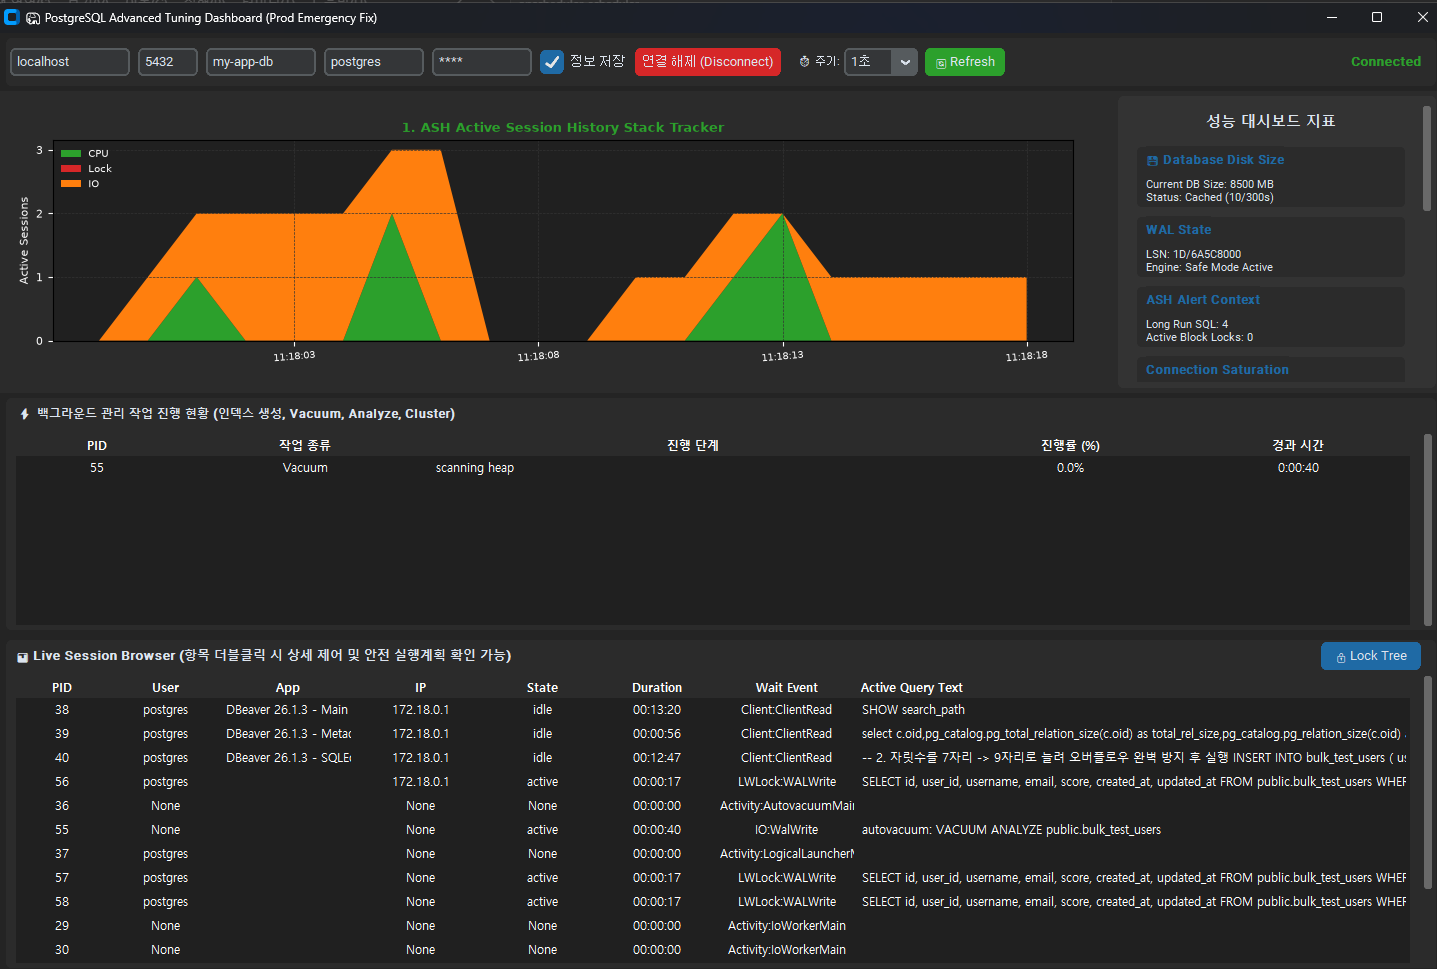

Python code for this plot:
import base64
import datetime
import json
import os
import queue
import sys
import threading
import time
import tkinter as tk
from tkinter import messagebox, ttk

import customtkinter as ctk
import psycopg2
from psycopg2.extras import RealDictCursor

# PyInstaller 네이티브 스플래시 연동용 처리
try:
    import pyi_splash
except ImportError:
    pyi_splash = None

# Matplotlib 및 PIL 글로벌 변수 선언 (백그라운드에서 지연 로딩됨)
FigureCanvasTkAgg = None
Figure = None
MaxNLocator = None
Image = None

ctk.set_appearance_mode("Dark")
ctk.set_default_color_theme("blue")
CONFIG_FILE = "pg_config.json"

# 대시보드 커넥션 식별을 위한 고유 상수 정의
MONITORING_APP_NAME = "MY_MONITORING_DASHBOARD"


def resource_path(relative_path):
    """PyInstaller 번들 내 리소스 파일의 절대 경로를 반환합니다."""
    try:
        base_path = sys._MEIPASS
    except Exception:
        base_path = os.path.abspath(".")
    return os.path.join(base_path, relative_path)


class SplashScreen(ctk.CTkToplevel):
    """프로그레스바가 내장된 개선된 스플래시 윈도우"""

    def __init__(self, parent, image_path="splash.png"):
        super().__init__(parent)
        self.parent = parent

        # 창 타이틀바 제거 및 최상단 표시
        self.overrideredirect(True)
        self.attributes("-topmost", True)

        # 1. 이미지 및 레이아웃 크기 정의 (이미지 비율 유지 + 하단 독립바 높이)
        img_w, img_h = 600, 350
        bottom_h = 60
        total_w = img_w
        total_h = img_h + bottom_h

        # 지연 로딩된 Image 사용
        global Image
        if Image is None:
            from PIL import Image as PILImage

            Image = PILImage

        img_full_path = resource_path(image_path)
        if os.path.exists(img_full_path):
            pil_img = Image.open(img_full_path)
            self.bg_image = ctk.CTkImage(
                light_image=pil_img, dark_image=pil_img, size=(img_w, img_h)
            )
        else:
            self.bg_image = None

        # 화면 중앙 정렬 (전체 창 600x410 기준)
        screen_w = self.winfo_screenwidth()
        screen_h = self.winfo_screenheight()
        x = (screen_w - total_w) // 2
        y = (screen_h - total_h) // 2
        self.geometry(f"{total_w}x{total_h}+{x}+{y}")

        # 메인 컨테이너
        self.container = ctk.CTkFrame(self, corner_radius=0, fg_color="#18191A")
        self.container.pack(fill="both", expand=True)

        # 상단: 원본 비율 보존 이미지 영역
        self.top_frame = ctk.CTkFrame(
            self.container, corner_radius=0, fg_color="transparent", height=img_h
        )
        self.top_frame.pack(side="top", fill="x")

        if self.bg_image:
            self.lbl_bg = ctk.CTkLabel(self.top_frame, image=self.bg_image, text="")
            self.lbl_bg.pack(fill="both", expand=True)

        # 하단: 독립된 프로그레스바 및 상태 프레임 (#18191A)
        self.bottom_frame = ctk.CTkFrame(
            self.container, fg_color="#18191A", height=bottom_h, corner_radius=0
        )
        self.bottom_frame.pack(side="bottom", fill="x")
        self.bottom_frame.pack_propagate(False)  # 고정 높이 유지

        self.lbl_status = ctk.CTkLabel(
            self.bottom_frame,
            text="Initializing application...",
            font=ctk.CTkFont(size=11),
            text_color="#00d2ff",
        )
        self.lbl_status.pack(pady=(8, 2))

        self.progress_bar = ctk.CTkProgressBar(
            self.bottom_frame,
            width=img_w - 60,
            height=6,
            corner_radius=3,
            progress_color="#00d2ff",
            fg_color="#1b2a4a",
        )
        self.progress_bar.pack(pady=(0, 8))
        self.progress_bar.set(0.0)

    def update_progress(self, value, text):
        """진행률(0.0 ~ 1.0) 및 안내 문구 업데이트"""
        self.progress_bar.set(value)
        self.lbl_status.configure(text=text)
        self.update_idletasks()


class SessionActionPopup(ctk.CTkToplevel):
    """세션 브라우저 더블클릭 시 생성되는 제어 팝업"""

    def __init__(self, parent, conn, pid, query_text):
        super().__init__(parent)
        self.parent_dashboard = parent
        self.conn = conn
        self.pid = pid
        self.query_text = query_text

        self.title(f"⚡ 세션 분석 및 제어 (PID: {self.pid})")
        self.geometry("900x650")
        self.transient(parent)
        self.grab_set()

        lbl_query = ctk.CTkLabel(
            self,
            text=f"📜 현재 실행 중인 활성 쿼리 (PID: {self.pid})",
            font=ctk.CTkFont(size=12, weight="bold"),
            text_color="#1F6AA5",
        )
        lbl_query.pack(pady=(10, 2), anchor="w", padx=15)

        q_frame = ctk.CTkFrame(self, height=120)
        q_frame.pack(fill="x", padx=15, pady=2)
        q_frame.pack_propagate(False)

        self.txt_query = tk.Text(
            q_frame, bg="#1e1e1e", fg="#ffffff", insertbackground="white", font=("Consolas", 10)
        )
        self.txt_query.pack(side="left", fill="both", expand=True)
        self.txt_query.insert(
            tk.END, self.query_text if self.query_text else "실행 중인 쿼리가 없습니다."
        )
        self.txt_query.configure(state="disabled")

        q_scr = ctk.CTkScrollbar(q_frame, command=self.txt_query.yview)
        q_scr.pack(side="right", fill="y")
        self.txt_query.configure(yscrollcommand=q_scr.set)

        btn_frame = ctk.CTkFrame(self, fg_color="transparent")
        btn_frame.pack(fill="x", padx=15, pady=10)

        self.btn_explain = ctk.CTkButton(
            btn_frame,
            text="🔍 실행 계획 분석 (EXPLAIN Plan)",
            fg_color="#1F6AA5",
            hover_color="#144A75",
            command=self.run_explain,
        )
        self.btn_explain.pack(side="left", expand=True, padx=5)

        self.btn_kill = ctk.CTkButton(
            btn_frame,
            text="💥 세션 강제 종료 (Kill Session)",
            fg_color="#D62728",
            hover_color="#A51D1D",
            command=self.kill_session,
        )
        self.btn_kill.pack(side="left", expand=True, padx=5)

        self.btn_close = ctk.CTkButton(
            btn_frame,
            text="🚪 닫기 (Close)",
            fg_color="#555555",
            hover_color="#444444",
            command=self.destroy,
        )
        self.btn_close.pack(side="left", expand=True, padx=5)

        lbl_plan = ctk.CTkLabel(
            self,
            text="📊 쿼리 실행 계획 (EXPLAIN 안전 분석 결과)",
            font=ctk.CTkFont(size=12, weight="bold"),
            text_color="#2CA02C",
        )
        lbl_plan.pack(pady=(10, 2), anchor="w", padx=15)

        plan_frame = ctk.CTkFrame(self)
        plan_frame.pack(fill="both", expand=True, padx=15, pady=(2, 15))

        self.txt_plan = tk.Text(
            plan_frame, bg="#202020", fg="#2CA02C", insertbackground="white", font=("Consolas", 10)
        )
        self.txt_plan.pack(side="left", fill="both", expand=True)

        plan_scr = ctk.CTkScrollbar(plan_frame, command=self.txt_plan.yview)
        plan_scr.pack(side="right", fill="y")
        self.txt_plan.configure(yscrollcommand=plan_scr.set)

    def run_explain(self):
        self.txt_plan.configure(state="normal")
        self.txt_plan.delete("1.0", tk.END)

        if self.conn is None:
            self.txt_plan.insert(
                tk.END, "데이터베이스 연결이 해제되었거나 세션이 동기화되지 않았습니다."
            )
            self.txt_plan.configure(state="disabled")
            return

        if not self.query_text:
            self.txt_plan.insert(tk.END, "실행 중인 유효한 SQL 쿼리가 없습니다.")
            self.txt_plan.configure(state="disabled")
            return

        q_raw = self.query_text.strip()
        q_upper = q_raw.upper()

        start_keywords = ["SELECT", "INSERT", "UPDATE", "DELETE", "MERGE", "WITH"]
        start_idx = -1

        for kw in start_keywords:
            idx = q_upper.find(kw)
            if idx != -1:
                if start_idx == -1 or idx < start_idx:
                    start_idx = idx

        if start_idx != -1:
            q_clean_check = q_raw[start_idx:].strip()
            q_upper = q_clean_check.upper()
        else:
            q_clean_check = q_raw

        utility_commands = (
            "SHOW",
            "SET",
            "BEGIN",
            "COMMIT",
            "ROLLBACK",
            "ABORT",
            "ALTER",
            "CREATE",
            "DROP",
            "GRANT",
            "REVOKE",
        )
        if q_upper.startswith(utility_commands):
            self.txt_plan.insert(
                tk.END,
                f"💡 [안내] '{q_clean_check.split()[0]}' 문장입니다.\n"
                f"이 명령어는 환경 설정 및 트랜잭션 제어용 유틸리티 명령이므로\n"
                f"실행 계획 분석 대상이 아닙니다.",
            )
            self.txt_plan.configure(state="disabled")
            return

        if (
            q_upper.startswith("BACKGROUND")
            or "PG_CATALOG." in q_upper
            or "PG_TYPE" in q_upper
            or "CURRENT_SCHEMAS" in q_upper
        ):
            self.txt_plan.insert(
                tk.END,
                "💡 [안내] 내부 시스템 카탈로그 조회 쿼리이므로 실행 계획 분석 대상이 아닙니다.",
            )
            self.txt_plan.configure(state="disabled")
            return

        if "$1" in q_clean_check or "$" in q_clean_check:
            self.txt_plan.insert(
                tk.END,
                "💡 [안내] 프리페어드 스테이트먼트(Prepared Statement) 쿼리입니다.\n"
                "바인딩 변수 값이 없는 상태이므로 실행 계획을 추출할 수 없습니다.\n\n"
                "Target SQL:\n" + q_clean_check,
            )
            self.txt_plan.configure(state="disabled")
            return

        try:
            with self.conn.cursor() as cur:
                clean_q = q_clean_check.split(";")[0]
                if not clean_q.strip():
                    self.txt_plan.insert(tk.END, "실행 중인 유효한 SQL 쿼리가 없습니다.")
                    self.txt_plan.configure(state="disabled")
                    return
                cur.execute("SET local statement_timeout = 500;")
                cur.execute(f"EXPLAIN (BUFFERS) {clean_q}")
                plans = cur.fetchall()
                for line in plans:
                    self.txt_plan.insert(tk.END, line[0] + "\n")
        except Exception as e:
            try:
                self.conn.rollback()
            except Exception:
                pass
            self.txt_plan.insert(
                tk.END, f"❌ 실행 계획 추출 실패.\n이유: {e}\n\nTarget SQL:\n{q_clean_check}"
            )

        self.txt_plan.configure(state="disabled")

    def kill_session(self):
        if not self.conn:
            return
        if messagebox.askyesno(
            "세션 강제 종료", f"PID {self.pid} 프로세스를 강제 종료하시겠습니까?"
        ):
            self.parent_dashboard.async_kill_session(self.pid)
            self.destroy()


class LockTreePopup(ctk.CTkToplevel):
    """트리 구조 및 세션 킬 메뉴가 내장된 계층형 독점 락 트리 모달 팝업"""

    def __init__(self, parent, conn):
        super().__init__(parent)
        self.parent_dashboard = parent
        self.conn = conn
        self.title("🔒 PostgreSQL Lock Tree Structure")
        self.geometry("900x420")

        self.transient(parent)
        self.grab_set()

        lbl = ctk.CTkLabel(
            self,
            text="🔒 경합 중인 락 계층 구조 (우클릭: 세션 강제 종료)",
            font=ctk.CTkFont(size=14, weight="bold"),
            text_color="#D62728",
        )
        lbl.pack(pady=10)

        frame = ctk.CTkFrame(self)
        frame.pack(fill="both", expand=True, padx=15, pady=5)

        scroll = ctk.CTkScrollbar(frame)
        scroll.pack(side="right", fill="y")

        cols = ("pid", "blocked_by", "usename", "state", "query")
        self.tree = ttk.Treeview(
            frame, columns=cols, show="tree headings", yscrollcommand=scroll.set
        )
        scroll.configure(command=self.tree.yview)

        self.tree.heading("#0", text="Lock Hierarchy")
        self.tree.heading("pid", text="PID")
        self.tree.heading("blocked_by", text="Blocked By")
        self.tree.heading("usename", text="User")
        self.tree.heading("state", text="State")
        self.tree.heading("query", text="Query")

        self.tree.column("#0", width=180, anchor="w")
        self.tree.column("pid", width=70, anchor="center")
        self.tree.column("blocked_by", width=80, anchor="center")
        self.tree.column("usename", width=90, anchor="center")
        self.tree.column("state", width=80, anchor="center")
        self.tree.column("query", width=400, anchor="w")

        self.tree.pack(fill="both", expand=True)

        self.popup_menu = tk.Menu(
            self, tearoff=0, background="#2b2b2b", foreground="white", activebackground="#D62728"
        )
        self.popup_menu.add_command(
            label="💥 블로킹/대기 세션 종료 (Kill Session)", command=self.kill_lock_session
        )
        self.tree.bind("<Button-3>", self.show_lock_menu)

        self.load_tree(conn)
        self.protocol("WM_DELETE_WINDOW", self.on_close)

    def show_lock_menu(self, event):
        row = self.tree.identify_row(event.y)
        if row:
            self.tree.selection_set(row)
            self.popup_menu.post(event.x_root, event.y_root)

    def kill_lock_session(self):
        if not self.conn:
            return

        selected_item = self.tree.selection()
        if not selected_item:
            return

        item_data = self.tree.item(selected_item[0])
        pid = item_data["values"][0]

        if pid == "-" or pid == "ROOT":
            messagebox.showwarning("경고", "유효한 프로세스 PID가 아닙니다.")
            return

        if messagebox.askyesno(
            "락 세션 종료", f"락 경합과 관련된 PID {pid} 세션을 강제 종료하시겠습니까?"
        ):
            self.parent_dashboard.async_kill_session(pid)
            self.after(500, lambda: self.tree.delete(*self.tree.get_children()))
            self.after(600, lambda: self.load_tree(self.conn))

    def load_tree(self, conn):
        if conn is None:
            return
        try:
            with conn.cursor(cursor_factory=RealDictCursor) as cur:
                cur.execute("""
                    WITH RECURSIVE lock_tree AS (
                        SELECT w.pid AS waiting_pid, b.pid AS blocking_pid, 1 AS level, ARRAY[w.pid] AS path
                        FROM pg_catalog.pg_locks w
                        JOIN pg_catalog.pg_locks b ON b.granted AND NOT w.granted AND b.locktype = w.locktype AND b.pid != w.pid
                        UNION ALL
                        SELECT w.pid, b.pid, lt.level + 1, lt.path || w.pid
                        FROM pg_catalog.pg_locks w
                        JOIN pg_catalog.pg_locks b ON b.granted AND NOT w.granted AND b.locktype = w.locktype
                        JOIN lock_tree lt ON lt.waiting_pid = b.pid
                        WHERE w.pid != b.pid AND NOT (w.pid = ANY(lt.path))
                    )
                    SELECT lt.waiting_pid, lt.blocking_pid, lt.level, a.usename, a.state, a.query
                    FROM lock_tree lt
                    JOIN pg_stat_activity a ON lt.waiting_pid = a.pid
                    ORDER BY lt.path;
                """)
                rows = cur.fetchall()
                if not rows:
                    self.tree.insert(
                        "", "end", text="✔ 락 경합 없음", values=("-", "-", "-", "-", "-")
                    )
                    return

                inserted_nodes = {}
                for r in rows:
                    pid = r["waiting_pid"]
                    parent_pid = r["blocking_pid"]

                    parent_node = ""
                    if parent_pid in inserted_nodes:
                        parent_node = inserted_nodes[parent_pid]
                    elif parent_pid and parent_pid != "-":
                        root_id = self.tree.insert(
                            "",
                            "end",
                            text=f"⛔ Blocker {parent_pid}",
                            open=True,
                            values=(
                                parent_pid,
                                "ROOT",
                                "시스템",
                                "active",
                                "Lock Holder Main Context",
                            ),
                        )
                        inserted_nodes[parent_pid] = root_id
                        parent_node = root_id

                    q_clean = " ".join(str(r["query"]).split()) if r["query"] else ""
                    node_id = self.tree.insert(
                        parent_node,
                        "end",
                        text=f"⚠ Waiting {pid}",
                        open=True,
                        values=(pid, parent_pid, r["usename"], r["state"], q_clean),
                    )
                    inserted_nodes[pid] = node_id
        except Exception:
            try:
                conn.rollback()
            except Exception:
                pass

    def on_close(self):
        self.parent_dashboard.lock_tree_window = None
        self.destroy()


class PostgresDashboard(ctk.CTk):
    def __init__(self):
        super().__init__()
        # 1) 메인 창 숨김 (Double Buffering 1단계)
        self.withdraw()

        self.title("🐘 PostgreSQL Advanced Tuning Dashboard (Prod Emergency Fix)")
        self.geometry("1450x940")
        self.protocol("WM_DELETE_WINDOW", self.on_exit)

        # 2) CustomTkinter 스플래시 창 노출 및 강제 렌더링
        self.splash = SplashScreen(self, image_path="splash.png")
        self.splash.update_idletasks()
        self.splash.update()

        # 3) 스플래시가 화면에 그려진 직후 PyInstaller 네이티브 스플래시 닫기
        if pyi_splash and pyi_splash.is_alive():
            try:
                pyi_splash.close()
            except Exception:
                pass

        self.conn = None
        self.is_connected = False
        self.lock_tree_window = None

        self.refresh_interval = 0
        self.timer_id = None

        self.metrics_queue = queue.Queue()
        self.is_fetching = False

        self.disk_fetch_counter = 0
        self.cached_db_size = "Unknown"
        self.cached_max_conns = 100
        self.cached_log_path = "Disabled"

        self.job_start_times = {}

        self.max_points = 20
        self.time_data = [""] * self.max_points
        self.conn_data = [0] * self.max_points

        self.ash_cpu = [0] * self.max_points
        self.ash_lock = [0] * self.max_points
        self.ash_io = [0] * self.max_points
        self.ash_idle = [0] * self.max_points

        # 비동기 로딩 스레드 가동
        threading.Thread(target=self.init_app_async, daemon=True).start()

    def update_splash_progress(self, progress, text):
        self.after(0, lambda: self.splash.update_progress(progress, text))

    def init_app_async(self):
        """백그라운드에서 지연 로딩 후, 메인 쓰레드 UI 작업을 동기화하여 순차 처리"""
        # Step 1: Matplotlib Heavy Import 백그라운드 지연 로딩
        self.update_splash_progress(0.15, "Importing rendering engine...")
        global FigureCanvasTkAgg, Figure, MaxNLocator
        import matplotlib

        matplotlib.use("TkAgg")
        from matplotlib.backends.backend_tkagg import FigureCanvasTkAgg as FCTkAgg
        from matplotlib.figure import Figure as Fig
        from matplotlib.ticker import MaxNLocator as MNL

        FigureCanvasTkAgg = FCTkAgg
        Figure = Fig
        MaxNLocator = MNL

        # Step 2: 메인 GUI 컴포넌트 순차 생성
        steps = [
            (0.35, "Database initialize: Panel", self.create_db_conn_panel),
            (0.55, "Database initialize: Layout", self.create_main_layout),
            (0.75, "Database initialize: Charts", self.setup_charts),
            (0.88, "Database initialize: Theme", self.setup_theme_treeview),
            (0.95, "Database initialize: Config", self.load_saved_config),
        ]

        for progress, msg, func in steps:
            self.update_splash_progress(progress, msg)

            done_event = threading.Event()

            def run_gui_task():
                func()
                if self.splash and self.splash.winfo_exists():
                    self.splash.update_idletasks()
                done_event.set()

            self.after(0, run_gui_task)
            done_event.wait()
            time.sleep(0.08)

        self.update_splash_progress(1.0, "Database initialize: 100%")
        self.after(100, self.check_queue_loop)
        self.after(200, self.finish_loading)

    def finish_loading(self):
        """로딩 완료 시 (Double Buffering 2단계) 메인 창 표시 후 스플래시 안전 파기"""
        # 1. 메인 창 화면 표시
        self.deiconify()

        # 2. 메인 UI 렌더링을 OS 수준에서 강제 완료
        self.update_idletasks()
        self.update()

        # 3. 메인 창이 완전히 뒤에 그려진 직후 CustomTkinter 스플래시 파기 (Zero-Flicker)
        if hasattr(self, "splash") and self.splash is not None:
            self.splash.destroy()
            self.splash = None

        # 4. 메인 창 포커스 선점
        self.focus_force()

    def create_db_conn_panel(self):
        self.conn_frame = ctk.CTkFrame(self, height=60)
        self.conn_frame.pack(side="top", fill="x", padx=10, pady=5)

        self.entry_host = ctk.CTkEntry(self.conn_frame, placeholder_text="Host", width=120)
        self.entry_host.pack(side="left", padx=4, pady=10)
        self.entry_port = ctk.CTkEntry(self.conn_frame, placeholder_text="Port", width=60)
        self.entry_port.pack(side="left", padx=4, pady=10)
        self.entry_port.insert(0, "5432")
        self.entry_db = ctk.CTkEntry(self.conn_frame, placeholder_text="Database", width=110)
        self.entry_db.pack(side="left", padx=4, pady=10)
        self.entry_user = ctk.CTkEntry(self.conn_frame, placeholder_text="User", width=100)
        self.entry_user.pack(side="left", padx=4, pady=10)
        self.entry_pass = ctk.CTkEntry(
            self.conn_frame, placeholder_text="Password", show="*", width=100
        )
        self.entry_pass.pack(side="left", padx=4, pady=10)

        self.var_save_info = ctk.BooleanVar(value=False)
        self.chk_save_info = ctk.CTkCheckBox(
            self.conn_frame,
            text="정보 저장",
            variable=self.var_save_info,
            width=80,
        )
        self.chk_save_info.pack(side="left", padx=4, pady=10)

        self.btn_connect = ctk.CTkButton(
            self.conn_frame,
            text="연결 (Connect)",
            width=110,
            command=self.toggle_connection,
        )
        self.btn_connect.pack(side="left", padx=6, pady=10)

        lbl_trig = ctk.CTkLabel(self.conn_frame, text="⏱ 주기:", font=ctk.CTkFont(size=11))
        lbl_trig.pack(side="left", padx=(10, 2), pady=10)

        self.combo_trigger = ctk.CTkComboBox(
            self.conn_frame,
            values=["수동", "1초", "3초", "5초", "10초"],
            width=75,
            command=self.change_trigger_interval,
        )
        self.combo_trigger.pack(side="left", padx=2, pady=10)
        self.combo_trigger.set("수동")

        self.btn_refresh = ctk.CTkButton(
            self.conn_frame,
            text="🔄 Refresh",
            width=80,
            fg_color="#2CA02C",
            hover_color="#218023",
            command=self.manual_refresh_dashboard,
        )
        self.btn_refresh.pack(side="left", padx=4, pady=10)

        self.lbl_status = ctk.CTkLabel(
            self.conn_frame,
            text="Disconnected",
            text_color="#D62728",
            font=ctk.CTkFont(weight="bold"),
        )
        self.lbl_status.pack(side="right", padx=15, pady=10)

    def create_main_layout(self):
        self.top_container = ctk.CTkFrame(self)
        self.top_container.pack(side="top", fill="both", expand=True)

        self.chart_frame = ctk.CTkFrame(self.top_container)
        self.chart_frame.pack(side="left", fill="both", expand=True, padx=10, pady=5)

        self.card_frame = ctk.CTkScrollableFrame(self.top_container, width=295)
        self.card_frame.pack(side="right", fill="both", expand=False, padx=10, pady=5)

        lbl_title = ctk.CTkLabel(
            self.card_frame,
            text="성능 대시보드 지표",
            font=ctk.CTkFont(size=15, weight="bold"),
        )
        lbl_title.pack(pady=6)

        self.disk_card = self.create_status_card(
            self.card_frame,
            "💾 Database Disk Size",
            "Current DB Size: -\nStatus: -",
        )
        self.wal_card = self.create_status_card(self.card_frame, "WAL State", "LSN: -\nStatus: -")
        self.lock_card = self.create_status_card(
            self.card_frame, "ASH Alert Context", "Long Run SQL: 0\nBlockers: 0"
        )
        self.conn_card = self.create_status_card(
            self.card_frame,
            "Connection Saturation",
            "Conn Usage: -\nMax Settings: -",
        )
        self.rollback_card = self.create_status_card(
            self.card_frame, "Transaction Health", "Rollback Rate: -\nStatus: -"
        )
        self.sys_log_card = self.create_status_card(
            self.card_frame,
            "🔔 Active System Log Path",
            "Log File: -\nStatus: Pending...",
        )

        guide_text = (
            "📌 [Disk Size]\n   300초(5분) 주기 혹은 수동 Refresh 시 스캔하여 물리 자원 보호\n\n"
            "📌 [WAL State]\n   트랜잭션 엔진 안전 가동을 위한 엔진 최신 LSN 로그 파싱 상태\n\n"
            "📌 [ASH Alert]\n   분석용 본인 세션을 완벽 배제한 실시간 순수 앱 부하 스택\n\n"
            "📌 [Saturation]\n   시스템 내부의 물리 커넥션 한도 검사 (80% 도달 시 경고)\n\n"
            "📌 [TX Health]\n   엔진 내의 비정상 처리 롤백 비율 계측 (5% 초과 시 위험)\n\n"
            "📌 [System Log]\n   PostgreSQL 인스턴스가 활성 기록 중인 실시간 물리 로그 경로\n\n"
            "📌 [제어 팝업]\n   더블클릭 연동 500ms 제한 타임아웃 적용 세션 안전 제어"
        )
        self.guide_card = ctk.CTkLabel(
            self.card_frame,
            text=guide_text,
            font=ctk.CTkFont(size=11),
            justify="left",
            anchor="w",
        )
        self.guide_card.pack(anchor="w", padx=(15, 5), pady=8, fill="x")

        self.progress_container = ctk.CTkFrame(self, height=180)
        self.progress_container.pack(side="top", fill="x", padx=10, pady=5)

        progress_ctrl = ctk.CTkFrame(self.progress_container, fg_color="transparent")
        progress_ctrl.pack(fill="x", padx=10, pady=2)

        lbl_progress_title = ctk.CTkLabel(
            progress_ctrl,
            text="⚡ 백그라운드 관리 작업 진행 현황 (인덱스 생성, Vacuum, Analyze, Cluster)",
            font=ctk.CTkFont(size=12, weight="bold"),
        )
        lbl_progress_title.pack(side="left")

        progress_scroll = ctk.CTkScrollbar(self.progress_container)
        progress_scroll.pack(side="right", fill="y")

        progress_cols = (
            "pid",
            "job_type",
            "phase",
            "progress_percent",
            "elapsed_minutes",
        )
        self.progress_tree = ttk.Treeview(
            self.progress_container,
            columns=progress_cols,
            show="headings",
            yscrollcommand=progress_scroll.set,
            height=4,
            selectmode="browse",
        )
        progress_scroll.configure(command=self.progress_tree.yview)

        self.progress_tree.heading("pid", text="PID", anchor="center")
        self.progress_tree.heading("job_type", text="작업 종류", anchor="center")
        self.progress_tree.heading("phase", text="진행 단계", anchor="center")
        self.progress_tree.heading("progress_percent", text="진행률 (%)", anchor="center")
        self.progress_tree.heading("elapsed_minutes", text="경과 시간", anchor="center")

        self.progress_tree.column("pid", width=90, anchor="center")
        self.progress_tree.column("job_type", width=180, anchor="center")
        self.progress_tree.column("phase", width=450, anchor="w")
        self.progress_tree.column("progress_percent", width=160, anchor="center")
        self.progress_tree.column("elapsed_minutes", width=150, anchor="center")
        self.progress_tree.pack(fill="both", expand=True, padx=10, pady=5)

        self.session_container = ctk.CTkFrame(self, height=280)
        self.session_container.pack(side="bottom", fill="both", expand=True, padx=10, pady=5)

        ctrl = ctk.CTkFrame(self.session_container, fg_color="transparent")
        ctrl.pack(fill="x", padx=10, pady=2)

        lbl_s = ctk.CTkLabel(
            ctrl,
            text="📊 Live Session Browser (항목 더블클릭 시 상세 제어 및 안전 실행계획 확인 가능)",
            font=ctk.CTkFont(size=13, weight="bold"),
        )
        lbl_s.pack(side="left")

        self.btn_lock_tree = ctk.CTkButton(
            ctrl, text="🔒 Lock Tree", width=100, command=self.open_lock_tree
        )
        self.btn_lock_tree.pack(side="right", padx=5)

        scroll = ctk.CTkScrollbar(self.session_container)
        scroll.pack(side="right", fill="y")

        cols = (
            "pid",
            "usename",
            "application_name",
            "client_addr",
            "state",
            "duration",
            "wait_event",
            "query",
        )

        self.session_tree = ttk.Treeview(
            self.session_container,
            columns=cols,
            show="headings",
            yscrollcommand=scroll.set,
            height=8,
            selectmode="browse",
        )
        scroll.configure(command=self.session_tree.yview)

        self.session_tree.heading(
            "pid",
            text="PID",
            anchor="center",
            command=lambda: self.sort_column("pid", False),
        )
        self.session_tree.heading(
            "usename",
            text="User",
            anchor="center",
            command=lambda: self.sort_column("usename", False),
        )
        self.session_tree.heading(
            "application_name",
            text="App",
            anchor="center",
            command=lambda: self.sort_column("application_name", False),
        )
        self.session_tree.heading(
            "client_addr",
            text="IP",
            anchor="center",
            command=lambda: self.sort_column("client_addr", False),
        )
        self.session_tree.heading(
            "state",
            text="State",
            anchor="center",
            command=lambda: self.sort_column("state", False),
        )
        self.session_tree.heading(
            "duration",
            text="Duration",
            anchor="center",
            command=lambda: self.sort_column("duration", False),
        )
        self.session_tree.heading(
            "wait_event",
            text="Wait Event",
            anchor="center",
            command=lambda: self.sort_column("wait_event", False),
        )
        self.session_tree.heading(
            "query",
            text="Active Query Text",
            anchor="w",
            command=lambda: self.sort_column("query", False),
        )

        self.session_tree.column("pid", width=60, anchor="center")
        self.session_tree.column("usename", width=80, anchor="center")
        self.session_tree.column("application_name", width=100, anchor="center")
        self.session_tree.column("client_addr", width=100, anchor="center")
        self.session_tree.column("state", width=80, anchor="center")
        self.session_tree.column("duration", width=85, anchor="center")
        self.session_tree.column("wait_event", width=110, anchor="center")
        self.session_tree.column("query", width=520, anchor="w")
        self.session_tree.pack(fill="both", expand=True, padx=10, pady=5)

        self.session_tree.bind("<Double-1>", self.open_session_popup)

    def sort_column(self, col, reverse):
        l = [(self.session_tree.set(k, col), k) for k in self.session_tree.get_children("")]

        def get_sort_key(item):
            val = item[0]
            try:
                if ":" in val:
                    return val
                return float(val)
            except ValueError:
                return val.lower()

        l.sort(key=get_sort_key, reverse=reverse)

        for index, (val, k) in enumerate(l):
            self.session_tree.move(k, "", index)

        self.session_tree.heading(col, command=lambda: self.sort_column(col, not reverse))

    def open_session_popup(self, event):
        if not self.is_connected:
            return
        row = self.session_tree.identify_row(event.y)
        if row:
            self.session_tree.selection_set(row)
            item = self.session_tree.item(row)
            pid = item["values"][0]
            query_text = item["values"][7]
            SessionActionPopup(self, self.conn, pid, query_text)

    def open_lock_tree(self):
        if not self.is_connected:
            return

        if self.lock_tree_window is not None and self.lock_tree_window.winfo_exists():
            self.lock_tree_window.focus()
            return

        self.lock_tree_window = LockTreePopup(self, self.conn)

    def create_status_card(self, parent, title, text):
        f = ctk.CTkFrame(parent, border_width=1, border_color="#333333")
        f.pack(fill="x", padx=12, pady=4)
        ctk.CTkLabel(
            f,
            text=title,
            font=ctk.CTkFont(size=12, weight="bold"),
            text_color="#1F6AA5",
        ).pack(anchor="w", padx=10)
        lbl = ctk.CTkLabel(f, text=text, font=ctk.CTkFont(size=11), justify="left")
        lbl.pack(anchor="w", padx=10, pady=3)
        return lbl

    def setup_charts(self):
        global Figure, FigureCanvasTkAgg
        self.fig = Figure(figsize=(10, 2.2), facecolor="#2b2b2b")

        self.ax_ash = self.fig.add_subplot(111)
        self.ax_ash.set_title(
            "1. ASH Active Session History Stack Tracker",
            fontsize=9,
            weight="bold",
            color="#2CA02C",
        )

        self.ax_ash.set_facecolor("#202020")
        self.ax_ash.grid(True, color="#333333", linestyle="--", linewidth=0.5)
        self.ax_ash.tick_params(axis="x", colors="white", rotation=5, labelsize=7)
        self.ax_ash.tick_params(axis="y", colors="white", labelsize=8)

        self.fig.tight_layout()
        self.canvas = FigureCanvasTkAgg(self.fig, master=self.chart_frame)
        self.canvas.get_tk_widget().pack(fill="both", expand=True)

    def toggle_connection(self):
        if not self.is_connected:
            try:
                self.conn = psycopg2.connect(
                    host=self.entry_host.get(),
                    port=int(self.entry_port.get()),
                    database=self.entry_db.get(),
                    user=self.entry_user.get(),
                    password=self.entry_pass.get(),
                    connect_timeout=3,
                    application_name=MONITORING_APP_NAME,
                )
                self.conn.autocommit = True

                with self.conn.cursor(cursor_factory=RealDictCursor) as cur:
                    cur.execute("SET statement_timeout = 2000;")

                    cur.execute("SHOW max_connections;")
                    res_max = cur.fetchone()
                    self.cached_max_conns = int(res_max["max_connections"]) if res_max else 100

                    try:
                        cur.execute("SELECT pg_current_logfile() AS current_log;")
                        log_res = cur.fetchone()
                        self.cached_log_path = (
                            log_res["current_log"]
                            if log_res and log_res.get("current_log")
                            else "Disabled"
                        )
                    except Exception:
                        self.cached_log_path = "Disabled"

                self.is_connected = True
                self.lbl_status.configure(text="Connected", text_color="#2CA02C")
                self.btn_connect.configure(text="연결 해제 (Disconnect)", fg_color="#D62728")
                if self.var_save_info.get():
                    self.save_config()

                self.manual_refresh_dashboard()
                self.schedule_next_refresh()
            except Exception as e:
                messagebox.showerror("접속 오류", f"데이터베이스 연결에 실패했습니다: {e}")
        else:
            self.disconnect_db()

    def disconnect_db(self):
        if self.timer_id is not None:
            self.after_cancel(self.timer_id)
            self.timer_id = None

        if self.conn:
            try:
                self.conn.close()
            except Exception:
                pass
        self.conn = None
        self.is_connected = False
        self.lbl_status.configure(text="Disconnected", text_color="#D62728")
        self.btn_connect.configure(text="연결 (Connect)", fg_color="#1F6AA5")
        self.btn_lock_tree.configure(fg_color="#1F6AA5")

    def save_config(self):
        try:
            raw_password = self.entry_pass.get()
            encoded_bytes = base64.b64encode(raw_password.encode("utf-8"))
            encrypted_password = encoded_bytes.decode("utf-8")

            cfg = {
                "host": self.entry_host.get(),
                "port": self.entry_port.get(),
                "database": self.entry_db.get(),
                "user": self.entry_user.get(),
                "pass_enc": encrypted_password,
                "save_info": True,
            }
            with open(CONFIG_FILE, "w") as f:
                json.dump(cfg, f)
        except Exception:
            pass

    def load_saved_config(self):
        if os.path.exists(CONFIG_FILE):
            try:
                with open(CONFIG_FILE, "r") as f:
                    c = json.load(f)
                    if c.get("save_info"):
                        self.entry_host.insert(0, c.get("host", ""))
                        self.entry_port.delete(0, tk.END)
                        self.entry_port.insert(0, c.get("port", "5432"))
                        self.entry_db.insert(0, c.get("database", ""))
                        self.entry_user.insert(0, c.get("user", ""))

                        enc_pass = c.get("pass_enc", "")
                        if enc_pass:
                            decoded_bytes = base64.b64decode(enc_pass.encode("utf-8"))
                            decrypted_password = decoded_bytes.decode("utf-8")
                            self.entry_pass.insert(0, decrypted_password)

                        self.var_save_info.set(True)
            except Exception:
                pass

    def manual_refresh_dashboard(self):
        if self.is_connected and not self.is_fetching:
            self.is_fetching = True
            threading.Thread(target=self.async_fetch_worker, args=(True,), daemon=True).start()

    def force_refresh_dashboard(self):
        if self.is_connected and not self.is_fetching:
            self.is_fetching = True
            threading.Thread(target=self.async_fetch_worker, args=(False,), daemon=True).start()

    def async_fetch_worker(self, is_manual=False):
        data = self.fetch_metrics(is_manual)
        self.metrics_queue.put(("METRICS", data))

    def async_kill_session(self, pid):
        if not self.is_connected:
            return

        def kill_worker():
            temp_conn = None
            try:
                temp_conn = psycopg2.connect(
                    host=self.entry_host.get(),
                    port=int(self.entry_port.get()),
                    database=self.entry_db.get(),
                    user=self.entry_user.get(),
                    password=self.entry_pass.get(),
                    connect_timeout=3,
                    application_name=MONITORING_APP_NAME,
                )
                temp_conn.autocommit = True
                with temp_conn.cursor() as cur:
                    cur.execute("SELECT pg_terminate_backend(%s);", (int(pid),))
                self.manual_refresh_dashboard()
            except Exception as e:
                self.metrics_queue.put(("ERROR", f"세션 강제 종료 실패: {e}"))
            finally:
                if temp_conn:
                    try:
                        temp_conn.close()
                    except Exception:
                        pass

        threading.Thread(target=kill_worker, daemon=True).start()

    def check_queue_loop(self):
        try:
            while not self.metrics_queue.empty():
                msg_type, payload = self.metrics_queue.get_nowait()
                if msg_type == "METRICS" and payload:
                    self.render_dashboard_ui(payload)
                elif msg_type == "ERROR":
                    messagebox.showerror("Error", payload)
                self.is_fetching = False
        except queue.Empty:
            pass
        finally:
            self.after(200, self.check_queue_loop)

    def fetch_metrics(self, is_manual=False):
        if not self.is_connected or self.conn is None:
            return None
        data = {}
        try:
            with self.conn.cursor(cursor_factory=RealDictCursor) as cur:
                if is_manual or (self.disk_fetch_counter % 300 == 0):
                    try:
                        cur.execute(
                            "SELECT pg_size_pretty(pg_database_size(current_database())) as db_size;"
                        )
                        res_disk = cur.fetchone()
                        if res_disk:
                            self.cached_db_size = res_disk["db_size"]
                    except Exception:
                        pass
                    data["disk_status"] = "Real-time" if is_manual else "Safe Protected"
                else:
                    data["disk_status"] = f"Cached ({self.disk_fetch_counter % 300}/300s)"

                if not is_manual:
                    self.disk_fetch_counter += 1

                data["db_size"] = self.cached_db_size

                cur.execute("""
                    SELECT
                        (SELECT count(*) FROM pg_stat_activity) as total_physical_conns,
                        sum(blks_read) as br,
                        sum(blks_hit) as bh,
                        sum(xact_commit) as commits,
                        sum(xact_rollback) as rollbacks
                    FROM pg_stat_database;
                """)
                res = cur.fetchone()
                if res is not None:
                    data["conns"] = int(res.get("total_physical_conns") or 0)
                    br = float(res.get("br") or 0)
                    bh = float(res.get("bh") or 0)
                    data["hit_ratio"] = (bh / (br + bh) * 100.0) if (br + bh) > 0 else 100.0

                    commits = float(res.get("commits") or 0)
                    rollbacks = float(res.get("rollbacks") or 0)
                    total_xact = commits + rollbacks
                    data["rollback_ratio"] = (
                        (rollbacks / total_xact * 100.0) if total_xact > 0 else 0.0
                    )
                else:
                    data["conns"], data["hit_ratio"], data["rollback_ratio"] = (
                        0,
                        100.0,
                        0.0,
                    )

                data["max_conns"] = self.cached_max_conns
                data["sys_log_path"] = self.cached_log_path

                cur.execute("SELECT pg_current_wal_lsn();")
                res_wal = cur.fetchone()
                data["wal"] = res_wal.get("pg_current_wal_lsn", "-") if res_wal is not None else "-"

                cur.execute("""
                    SELECT pid, usename, application_name, client_addr, state, wait_event_type, wait_event, query,
                           query_start, now() - query_start as duration_raw,
                           to_char(coalesce(now() - query_start, interval '0s'), 'HH24:MI:SS') as run_duration
                    FROM pg_stat_activity;
                """)
                all_activity_rows = cur.fetchall() or []

                my_backend_pid = self.conn.get_backend_pid()

                cpu_cnt = 0
                lock_cnt = 0
                io_cnt = 0
                idle_cnt = 0
                long_q_cnt = 0

                dashboard_cnt = 0
                pure_service_cnt = 0
                filtered_sessions = []

                for row in all_activity_rows:
                    pid = row["pid"]
                    state = row["state"]
                    wait_event_type = row["wait_event_type"]
                    app_name = str(row.get("application_name", "")).strip()

                    if app_name == MONITORING_APP_NAME:
                        dashboard_cnt += 1
                    else:
                        pure_service_cnt += 1

                    if pid == my_backend_pid:
                        continue

                    if app_name != MONITORING_APP_NAME:
                        if state == "active":
                            if wait_event_type is None:
                                cpu_cnt += 1
                            elif wait_event_type == "Lock":
                                lock_cnt += 1
                            elif wait_event_type == "IO":
                                io_cnt += 1

                            raw_dur = row["duration_raw"]
                            if raw_dur and raw_dur.total_seconds() > 10:
                                long_q_cnt += 1
                        elif state == "idle":
                            idle_cnt += 1

                    if state != "idle" or wait_event_type is not None:
                        filtered_sessions.append(row)

                data["ash_cpu"] = cpu_cnt
                data["ash_lock"] = lock_cnt
                data["ash_io"] = io_cnt
                data["ash_idle"] = idle_cnt
                data["long_queries"] = long_q_cnt

                data["dashboard_conns"] = dashboard_cnt
                data["pure_service_conns"] = pure_service_cnt
                data["sessions"] = filtered_sessions

                cur.execute("""
                    SELECT p.pid, 'Index Build' AS job_type, p.phase,
                           p.blocks_done, p.blocks_total
                    FROM pg_stat_progress_create_index p
                    UNION ALL
                    SELECT p.pid, 'Analyze (Stats)' AS job_type, p.phase,
                           p.sample_blks_scanned AS blocks_done, p.sample_blks_total AS blocks_total
                    FROM pg_stat_progress_analyze p
                    UNION ALL
                    SELECT p.pid, 'Vacuum' AS job_type, p.phase,
                           p.heap_blks_vacuumed AS blocks_done, p.heap_blks_total AS blocks_total
                    FROM pg_stat_progress_vacuum p;
                """)
                data["progress_jobs"] = cur.fetchall() or []

        except Exception:
            try:
                self.conn.rollback()
            except Exception:
                pass
            return None
        return data

    def render_dashboard_ui(self, data):
        global MaxNLocator
        curr_time = datetime.datetime.now().strftime("%H:%M:%S")
        self.time_data.pop(0)
        self.time_data.append(curr_time)
        t_idx = [4, 9, 14, 19]
        t_lbl = [self.time_data[i] for i in t_idx]

        self.conn_data.pop(0)
        self.conn_data.append(data["conns"])

        self.ash_cpu.pop(0)
        self.ash_cpu.append(data["ash_cpu"])
        self.ash_lock.pop(0)
        self.ash_lock.append(data["ash_lock"])
        self.ash_io.pop(0)
        self.ash_io.append(data["ash_io"])
        self.ash_idle.pop(0)
        self.ash_idle.append(data["ash_idle"])

        if data["ash_lock"] > 0:
            self.btn_lock_tree.configure(fg_color="red")
        else:
            self.btn_lock_tree.configure(fg_color="#1F6AA5")

        self.ax_ash.clear()
        self.ax_ash.set_facecolor("#202020")
        self.ax_ash.grid(True, color="#333333", linestyle="--", linewidth=0.5)
        self.ax_ash.set_title(
            "1. ASH Active Session History Stack Tracker",
            fontsize=9,
            weight="bold",
            color="#2CA02C",
        )

        self.ax_ash.set_ylabel("Active Sessions", color="white", fontsize=8)

        self.ax_ash.stackplot(
            list(range(self.max_points)),
            self.ash_cpu,
            self.ash_lock,
            self.ash_io,
            labels=["CPU", "Lock", "IO"],
            colors=["#2CA02C", "#D62728", "#FF7F0E"],
        )

        if MaxNLocator:
            self.ax_ash.yaxis.set_major_locator(MaxNLocator(integer=True))

        current_max = max(self.ash_cpu) + max(self.ash_lock) + max(self.ash_io)
        self.ax_ash.set_ylim(bottom=0)
        if current_max < 1:
            self.ax_ash.set_ylim(top=1)

        self.ax_ash.set_xticks(t_idx)
        self.ax_ash.set_xticklabels(t_lbl, color="white")
        self.ax_ash.tick_params(axis="y", colors="white")
        self.ax_ash.legend(
            facecolor="#202020",
            edgecolor="none",
            loc="upper left",
            fontsize="x-small",
            framealpha=0.6,
            labelcolor="white",
        )

        status_str = data.get("disk_status", "Safe-Fetched")
        self.disk_card.configure(text=f"Current DB Size: {data['db_size']}\nStatus: {status_str}")

        self.wal_card.configure(text=f"LSN: {data['wal']}\nEngine: Safe Mode Active")
        self.lock_card.configure(
            text=f"Long Run SQL: {data['long_queries']}\nActive Block Locks: {data['ash_lock']}"
        )

        conn_pct = (data["conns"] / data["max_conns"]) * 100.0
        conn_status = "Warning!" if conn_pct > 80 else "Stable"
        self.conn_card.configure(
            text=(
                f"Total Usage: {conn_pct:.1f}% ({data['conns']}/{data['max_conns']})\n"
                f"└ 💻 Pure Service: {data['pure_service_conns']} conns\n"
                f"└ 📊 Dashboard: {data['dashboard_conns']} conns\n"
                f"Status: {conn_status}"
            )
        )

        rb_status = "Critical" if data["rollback_ratio"] > 5.0 else "Healthy"
        self.rollback_card.configure(
            text=f"Rollback Rate: {data['rollback_ratio']:.2f}%\nStatus: {rb_status}"
        )

        sys_log_path = data.get("sys_log_path", "Disabled")
        if sys_log_path and sys_log_path != "Disabled":
            filename = os.path.basename(sys_log_path)
            self.sys_log_card.configure(text=f"File: {filename}\nPath: {sys_log_path}")
        else:
            self.sys_log_card.configure(text="Log File: Off\nStatus: Logging disabled")

        for item in list(self.progress_tree.get_children()):
            self.progress_tree.delete(item)

        current_pids = set()
        now = datetime.datetime.now()

        for job in data["progress_jobs"]:
            pid = job["pid"]
            current_pids.add(pid)

            blocks_done = job.get("blocks_done") or 0
            blocks_total = job.get("blocks_total") or 0
            phase = job["phase"] if job["phase"] else "-"

            if blocks_total > 0:
                pct = round(100.0 * blocks_done / blocks_total, 2)
                if pct >= 100.0:
                    pct_str = "100% (완료 처리 중)"
                else:
                    pct_str = f"{pct}%"
            else:
                if phase in (
                    "building index: loading tuples in tree",
                    "blocks cleanup",
                    "vacuuming page",
                ):
                    pct_str = "99.9% (최종 정리)"
                else:
                    pct_str = "100% (최종 정리 중)"

            if pid not in self.job_start_times:
                self.job_start_times[pid] = now

            elapsed_td = now - self.job_start_times[pid]
            elapsed_str = str(datetime.timedelta(seconds=int(elapsed_td.total_seconds())))

            self.progress_tree.insert(
                "",
                "end",
                values=(
                    pid,
                    job["job_type"],
                    phase,
                    pct_str,
                    elapsed_str,
                ),
            )

        terminated_pids = set(self.job_start_times.keys()) - current_pids
        for old_pid in terminated_pids:
            self.job_start_times.pop(old_pid, None)

        for item in list(self.session_tree.get_children()):
            self.session_tree.delete(item)

        for row in data["sessions"]:
            q_clean = " ".join(str(row["query"]).split()) if row["query"] else ""
            w_type = row["wait_event_type"]
            w_event = row["wait_event"]
            w_str = f"{w_type}:{w_event}" if w_type else "None"

            self.session_tree.insert(
                "",
                "end",
                values=(
                    row["pid"],
                    row["usename"],
                    row["application_name"],
                    row["client_addr"],
                    row["state"],
                    row["run_duration"],
                    w_str,
                    q_clean,
                ),
            )

        self.canvas.draw_idle()

    def setup_theme_treeview(self):
        s = ttk.Style()
        s.theme_use("clam")

        s.layout("Treeview", [("Treeview.treearea", {"sticky": "nswe"})])

        s.configure(
            "Treeview",
            background="#202020",
            foreground="white",
            rowheight=24,
            fieldbackground="#202020",
            borderwidth=0,
            relief="flat",
        )
        s.map("Treeview", background=[("selected", "#1F6AA5")])
        s.configure(
            "Treeview.Heading",
            background="#2b2b2b",
            foreground="white",
            relief="flat",
            font=("Malgun Gothic", 9, "bold"),
            borderwidth=0,
        )
        s.map("Treeview.Heading", background=[("active", "#383838")])

    def change_trigger_interval(self, value):
        if self.timer_id is not None:
            self.after_cancel(self.timer_id)
            self.timer_id = None

        if value == "수동":
            self.refresh_interval = 0
            self.manual_refresh_dashboard()
        else:
            self.refresh_interval = int(value.replace("초", "")) * 1000
            self.manual_refresh_dashboard()
            self.schedule_next_refresh()

    def schedule_next_refresh(self):
        if self.timer_id is not None:
            self.after_cancel(self.timer_id)
            self.timer_id = None

        if self.is_connected and self.refresh_interval > 0:
            self.force_refresh_dashboard()
            self.timer_id = self.after(self.refresh_interval, self.schedule_next_refresh)

    def on_exit(self):
        if self.timer_id is not None:
            self.after_cancel(self.timer_id)

        self.disconnect_db()

        if hasattr(self, "canvas") and self.canvas:
            self.canvas.get_tk_widget().destroy()

        self.quit()
        self.destroy()
        os._exit(0)


if __name__ == "__main__":
    app = PostgresDashboard()
    app.mainloop()
